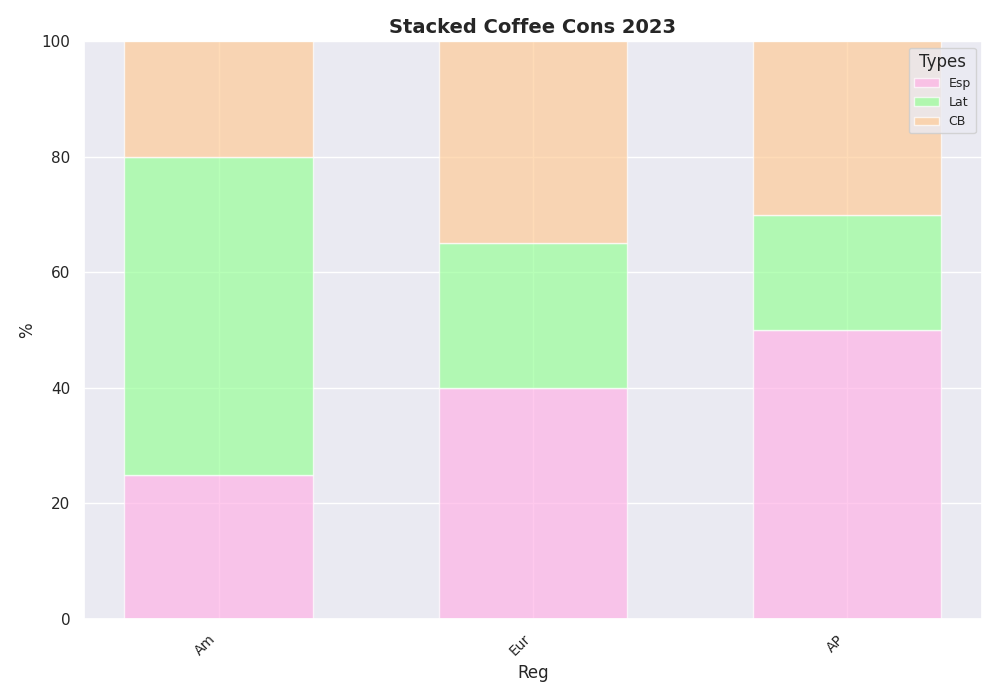

Generate this figure with Python:
import matplotlib.pyplot as plt
import numpy as np

regions = ['Am', 'Eur', 'AP']
coffee_types = ['Esp', 'Lat', 'CB']

# Consumption and price data
consumption_data = np.array([
    [25, 55, 20],
    [40, 25, 35],
    [50, 20, 30]
])

price_data = np.array([
    [3.5, 4.0, 3.0],
    [3.2, 2.5, 3.0],
    [4.8, 4.0, 4.5]
])

fig, ax = plt.subplots(figsize=(10, 7))
bar_width = 0.6
indices = np.arange(len(regions))

# Stack the consumption data
bottom_data = np.zeros(len(regions))
for i, coffee_type in enumerate(coffee_types):
    ax.bar(indices, consumption_data[:, i], bar_width,
           bottom=bottom_data, label=coffee_type, color=colors[i], alpha=0.7)
    bottom_data += consumption_data[:, i]

ax.set_xlabel('Reg', fontsize=12)
ax.set_ylabel('%', fontsize=12)
ax.set_title('Stacked Coffee Cons 2023', fontsize=14, weight='bold')
ax.set_xticks(indices)
ax.set_xticklabels(regions, rotation=45, ha='right', fontsize=10)
ax.set_ylim(0, 100)
ax.legend(title='Types', fontsize=9)

plt.tight_layout()
plt.show()
